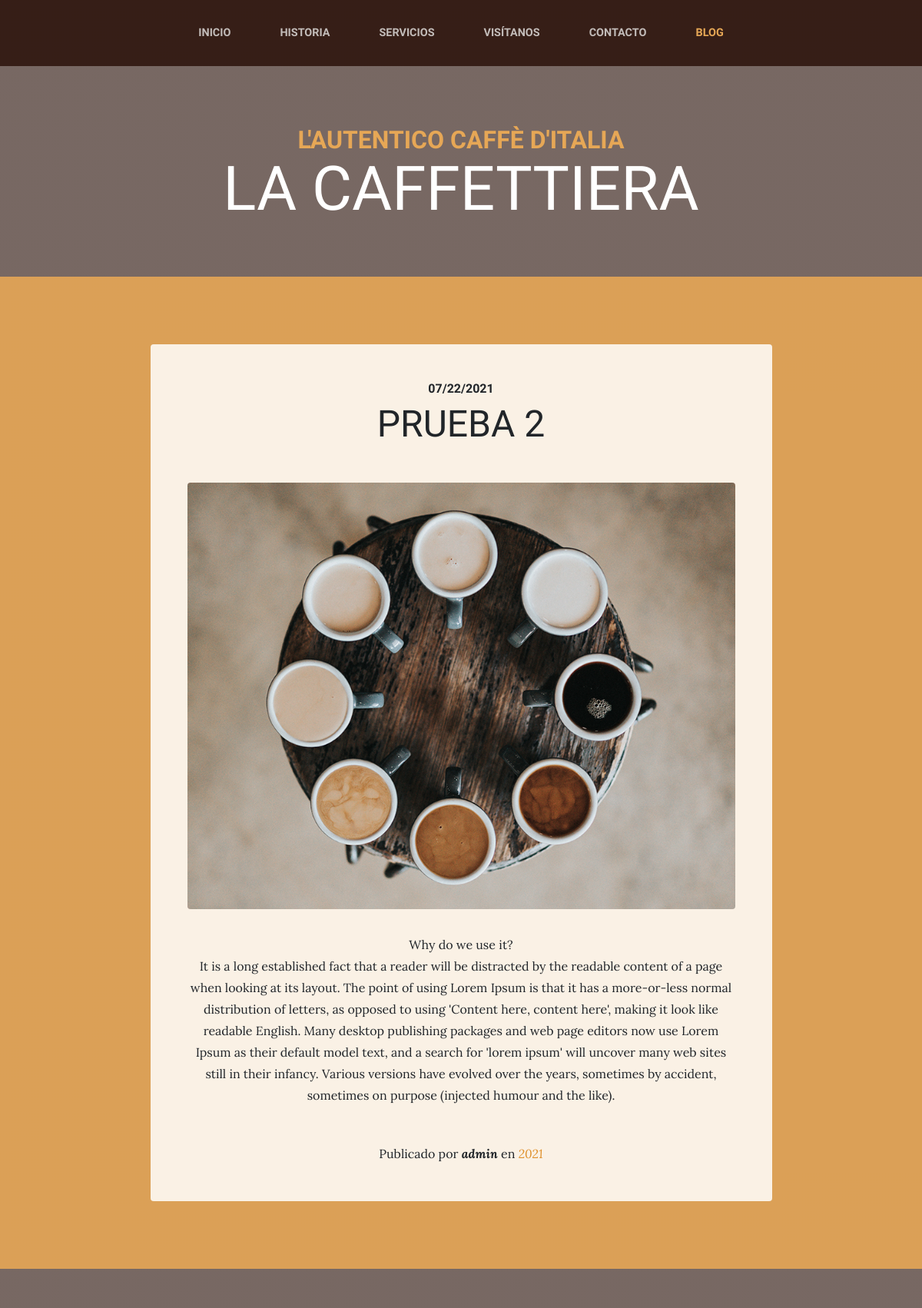
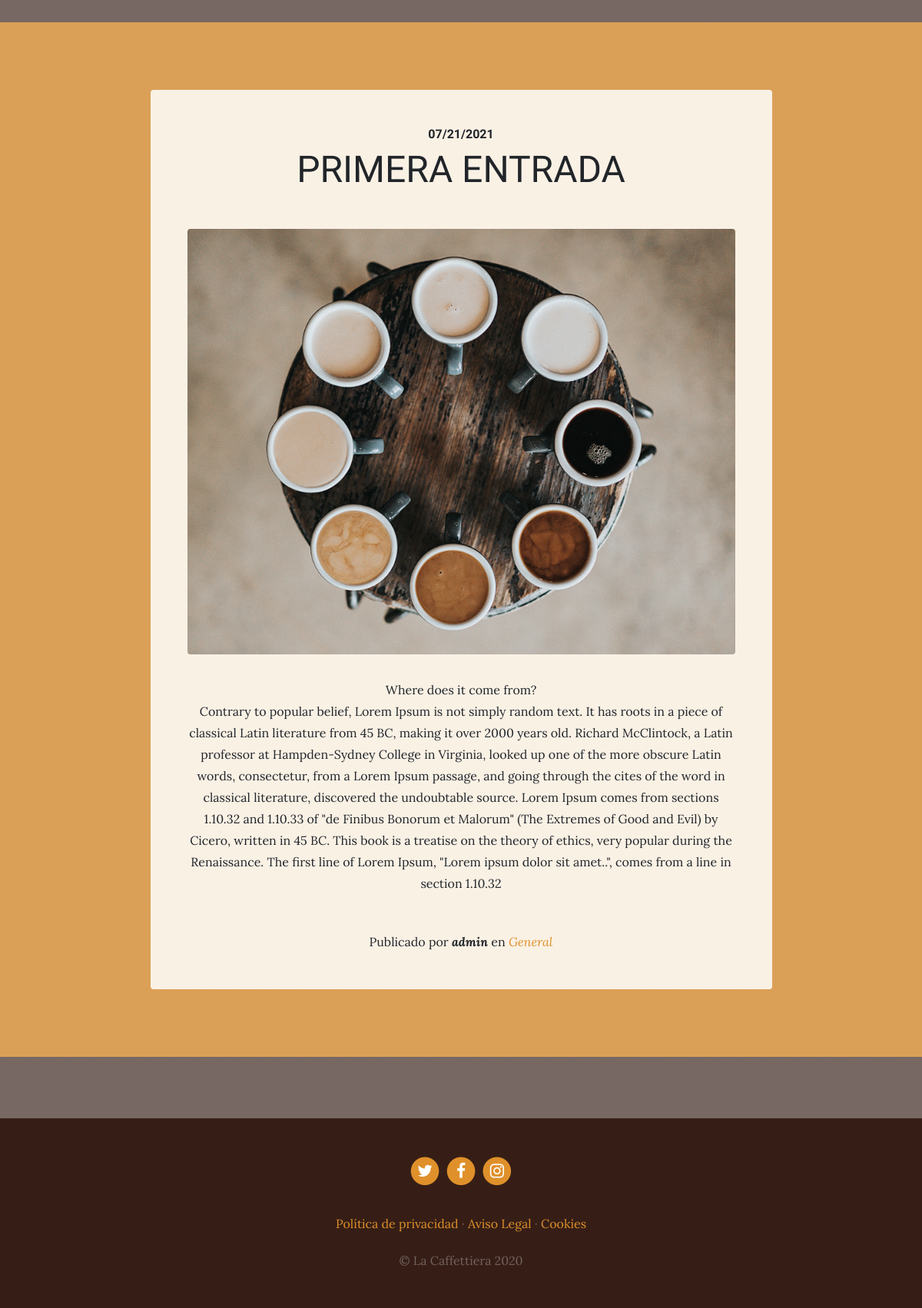
Screenshot of /blog/ with the database file from the repository (2 pictures, top to bottom).
### blog/models.py (models this page shows, shortened)
class Post(models.Model):
    title = models.CharField(max_length=200, verbose_name='Título')
    content = models.TextField(verbose_name='Contenido')
    published = models.DateTimeField(default=now, verbose_name='Fecha de Publicación')
    image = models.ImageField(upload_to='blog', null=True, blank=True, verbose_name='Imagen')
    author = models.ForeignKey(User, on_delete=models.CASCADE, verbose_name='Autor')
    categories = models.ManyToManyField(Category, verbose_name='Categorías', related_name='get_posts')
    created = models.DateTimeField(auto_now_add=True, verbose_name='Fecha de creación')
    updated = models.DateTimeField(auto_now=True, verbose_name='Fecha de modificación')
    class Meta:
        verbose_name = 'entrada'
        verbose_name_plural = 'entrada'
        ordering = ['-created']

class Category(models.Model):
    name = models.CharField(max_length=100, verbose_name='nombre')
    created = models.DateTimeField(auto_now_add=True, verbose_name='Fecha de creación')
    updated = models.DateTimeField(auto_now=True, verbose_name='Fecha de modificación')
    class Meta:
        verbose_name = 'categoría'
        verbose_name_plural = 'categorías'

### pages/models.py (models this page shows, shortened)
class Page(models.Model):
    title = models.CharField(max_length=200, verbose_name='Título')
    content = RichTextField(verbose_name='Contenido')
    order = models.SmallIntegerField(verbose_name='Orden', default=0)
    created = models.DateTimeField(auto_now_add=True, verbose_name='Fecha de creación')
    updated = models.DateTimeField(auto_now=True, verbose_name='Fecha de modificación')
    class Meta:
        verbose_name = 'página'
        verbose_name_plural = 'páginas'
        ordering = ['order', 'title']

### blog/views.py (the view)
# urls.py: path('', views.blog, name='blog'),
def blog(request):
    posts = Post.objects.all()
    return render(request, "blog/blog.html", {'posts': posts})

### pages/templatetags/pages_extras.py (called while the page is built)
@register.simple_tag
def get_page_list():
    pages = Page.objects.all()
    return pages

### social/processors.py (called while the page is built)
def ctx_dict(request):
    ctx = {}
    links = Link.objects.all()
    for link in links:
        ctx[link.key] = link.url #{'LINK_TWITTER': 'twitter.com','LINK_FACEBOOK': 'facebook.com'}
    return ctx

### blog/templates/blog/blog.html (shortened to what this page needs)
{% extends 'core/base.html' %}
{% load static %}
{% block content %}
    {% for post in posts %}
        <section class="page-section cta">
            <div class="container">
                <div class="row">
                    <div class="col-xl-9 mx-auto">
                        <div class="cta-innerv text-center rounded">
                            <h2 class="section-heading mb-5">
                                <span class="section-heading-upper">{{ post.published|date:"SHORT_DATE_FORMAT" }}</span>
                                <span class="section-heading-lower">{{ post.title }}</span>
                            </h2>
                            <p class="mb-0">
                                <img class="mx-auto d-flex rounded img-fluid mb-3 mb-lg-0"
                                     src="{% static 'core/img/products-01.jpg' %}" alt="">
                            </p>
                            <p class="mb-0 mbt">{{ post.content|linebreaks }}</p>
                            <p class="mb-0 mbt">
                                <span class="section-heading-under">Publicado por <em><b>{{ post.author }}</b></em> en
                                    <em>
                                        {% for category in post.categories.all %}
                                        <a href="{% url 'category' category.id %}" class="link">{{ category.name }}</a>{% if not forloop.last %},{% endif %}
                                        {% endfor %}
                                    </em>
                                </span>
                            </p>
                        </div>
                    </div>
                </div>
            </div>
        </section>
    {% endfor %}
{% endblock %}

### core/templates/core/base.html (shortened to what this page needs)
<!DOCTYPE html>
<html lang="es">
<head>
    {% load static %}
    <link href="{% static 'core/vendor/bootstrap/css/bootstrap.min.css' %}" rel="stylesheet">
    <link href="{% static 'core/vendor/font-awesome/css/font-awesome.min.css' %}" rel="stylesheet" type="text/css">
    <link href="{% static 'core/css/business-casual.css' %}" rel="stylesheet">
</head>
<body>
<nav class="navbar navbar-expand-lg navbar-dark py-lg-4" id="mainNav">
    <div class="container">
        <div class="collapse navbar-collapse" id="navbarResponsive">
            <ul class="navbar-nav mx-auto">
                <li class="nav-item px-lg-4 {% if request.path == '/' %} active {% endif %}">
                    <a class="nav-link text-uppercase text-expanded" href="{% url 'home' %}">Inicio</a>
                </li>
                <li class="nav-item px-lg-4 {% if request.path == '/about/' %} active {% endif %}">
                    <a class="nav-link text-uppercase text-expanded" href="{% url 'about' %}">Historia</a>
                </li>
                <li class="nav-item px-lg-4 {% if request.path == '/services/' %} active {% endif %}">
                    <a class="nav-link text-uppercase text-expanded" href="{% url 'services' %}">Servicios</a>
                </li>
                <li class="nav-item px-lg-4 {% if request.path == '/store/' %} active {% endif %}">
                    <a class="nav-link text-uppercase text-expanded" href="{% url 'store' %}">Visítanos</a>
                </li>
                <li class="nav-item px-lg-4 {% if request.path == '/contact/' %} active {% endif %}">
                    <a class="nav-link text-uppercase text-expanded" href="{% url 'contact' %}">Contacto</a>
                </li>
                <li class="nav-item px-lg-4 {% if request.path|slice:":6" == '/blog/' %} active {% endif %}">
                    <a class="nav-link text-uppercase text-expanded" href="{% url 'blog' %}">Blog</a>
                </li>
            </ul>
        </div>
    </div>
</nav>
<h1 class="site-heading text-center text-white d-none d-lg-block">
    <span class="site-heading-upper text-primary mb-3">L'autentico caffè d'italia</span>
    <span class="site-heading-lower">La Caffettiera</span>
</h1>
{% block content %}{% endblock %}
<footer class="footer text-faded text-center py-5">
    <div class="container">
        <p class="m-0">
            {% if LINK_TWITTER %}
            <a href="{{ LINK_TWITTER }}" target="_blank" class="link">
	          <span class="fa-stack fa-lg">
	            <i class="fa fa-circle fa-stack-2x"></i>
	            <i class="fa fa-twitter fa-stack-1x fa-inverse"></i>
	          </span>
            </a>
            {% endif %}
            {% if LINK_FACEBOOK %}
            <a href="{{ LINK_FACEBOOK }}" target="_blank" class="link">
	          <span class="fa-stack fa-lg">
	            <i class="fa fa-circle fa-stack-2x"></i>
	            <i class="fa fa-facebook fa-stack-1x fa-inverse"></i>
	          </span>
            </a>
            {% endif %}
            {% if LINK_INSTAGRAM %}
            <a href="{{ LINK_INSTAGRAM }}" target="_blank" class="link">
	          <span class="fa-stack fa-lg">
	            <i class="fa fa-circle fa-stack-2x"></i>
	            <i class="fa fa-instagram fa-stack-1x fa-inverse"></i>
	          </span>
            </a>
            {% endif %}
        </p>
        <p class="m-0 mbt">
            {% load pages_extras %}
            {% get_page_list as page_list %}
            {% for page in page_list %}
            <a href="{% url 'page' page.id %}" class="link">{{ page.title }}</a>{% if not forloop.last %} · {% endif %}
            {% endfor %}
        </p>
        <p class="m-0 mbt1">&copy; La Caffettiera 2020</p>
    </div>
</footer>
</body>
</html>

### core/static/core/css/business-casual.css (style rules this page uses)
body { font-family: 'Lora'; background: linear-gradient(rgba(47, 23, 15, 0.65), rgba(47, 23, 15, 0.65)), url("../img/bg.jpg"); background-attachment: fixed; background-position: center; background-size: cover; }
h1, h2, h3, h4, h5, h6 { font-family: 'Raleway'; }
p { line-height: 1.75; }
.text-faded { color: rgba(255, 255, 255, 0.3); }
.site-heading { margin-top: 5rem; margin-bottom: 5rem; text-transform: uppercase; line-height: 1; font-family: 'Raleway'; }
.site-heading .site-heading-upper { display: block; font-size: 2rem; font-weight: 800; }
.site-heading .site-heading-lower { font-size: 5rem; font-weight: 100; line-height: 4rem; }
.page-section { margin-top: 5rem; margin-bottom: 5rem; }
.section-heading { text-transform: uppercase; }
.section-heading .section-heading-upper { display: block; font-size: 1rem; font-weight: 800; padding-bottom:.5rem; }
.section-heading .section-heading-lower { display: block; font-size: 3rem; font-weight: 100; }
#mainNav { background-color: rgba(47, 23, 15, 0.9); font-family: 'Raleway'; }
#mainNav .navbar-nav .nav-item .nav-link { color: rgba(255, 255, 255, 0.7); font-weight: 800; }
#mainNav .navbar-nav .nav-item.active .nav-link { color: #e6a756; }
@media (min-width: 992px) { #mainNav .navbar-nav .nav-item .nav-link { font-size: 0.9rem; } }
.cta { padding-top: 5rem; padding-bottom: 5rem; background-color: rgba(230, 167, 86, 0.9); }
.cta .cta-innerv { position: relative; padding: 3rem; margin: 0.5rem; background-color: rgba(255, 255, 255, 0.85); }
.footer { background-color: rgba(47, 23, 15, 0.9); }
.text-primary { color: #e6a756 !important; }
.mbt { padding-top: 2rem; }
.mbt1 { padding-top: 1.25rem; }
a.link { color: #df902a; }

### rows the page displays
Post: published "07/22/2021", title "PRUEBA 2", content "Why do we use it? It is a long established fact that a reader will be distracted by the readable content of a page when looking at its layout. The point of using Lorem Ipsum is that it has a more-or-less normal distribution of letters, as opposed to using 'Content here, content here', making it look like readable English. Many desktop publishing packages and web page editors now use Lorem Ipsum as their default model text, and a search for 'lorem ipsum' will uncover many web sites still in their infancy. Various versions have evolved over the years, sometimes by accident, sometimes on purpose (injected humour and the like).", author "admin"
Category: name "2021"
Post: published "07/21/2021", title "PRIMERA ENTRADA", content "Where does it come from? Contrary to popular belief, Lorem Ipsum is not simply random text. It has roots in a piece of classical Latin literature from 45 BC, making it over 2000 years old. Richard McClintock, a Latin professor at Hampden-Sydney College in Virginia, looked up one of the more obscure Latin words, consectetur, from a Lorem Ipsum passage, and going through the cites of the word in classical literature, discovered the undoubtable source. Lorem Ipsum comes from sections 1.10.32 and 1.10.33 of \"de Finibus Bonorum et Malorum\" (The Extremes of Good and Evil) by Cicero, written in 45 BC. This book is a treatise on the theory of ethics, very popular during the Renaissance. The first…", author "admin"
Category: name "General"
Page: title "Política de privacidad"
Page: title "Aviso Legal"
Page: title "Cookies"
